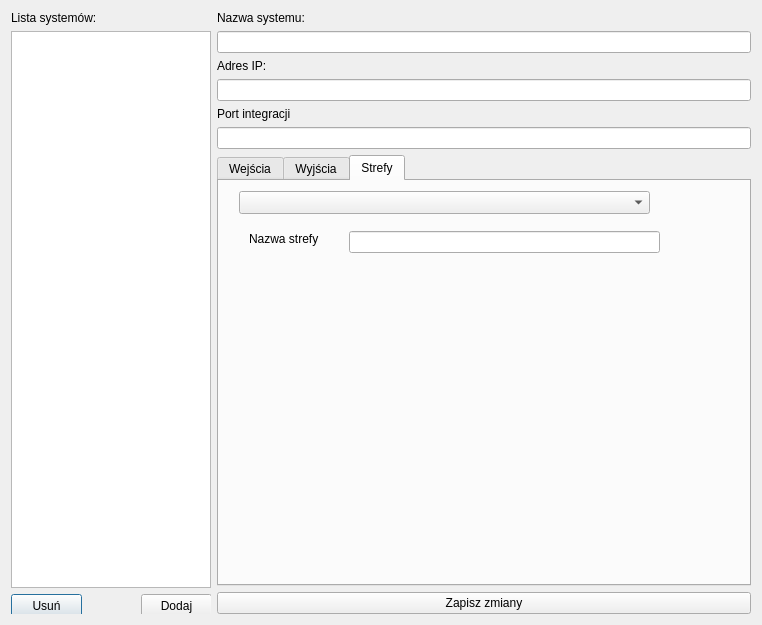
<?xml version="1.0" encoding="UTF-8"?>
<ui version="4.0">
 <class>SystemEditor</class>
 <widget class="QDialog" name="SystemEditor">
  <property name="geometry">
   <rect>
    <x>0</x>
    <y>0</y>
    <width>762</width>
    <height>625</height>
   </rect>
  </property>
  <property name="windowTitle">
   <string>Edytor systemów</string>
  </property>
  <layout class="QGridLayout" name="gridLayout">
   <item row="0" column="0">
    <layout class="QHBoxLayout" name="horizontalLayout">
     <item>
      <layout class="QVBoxLayout" name="verticalLayout">
       <item>
        <widget class="QLabel" name="label_5">
         <property name="maximumSize">
          <size>
           <width>200</width>
           <height>16777215</height>
          </size>
         </property>
         <property name="text">
          <string>Lista systemów:</string>
         </property>
        </widget>
       </item>
       <item>
        <widget class="QListWidget" name="lstSystems">
         <property name="maximumSize">
          <size>
           <width>200</width>
           <height>16777215</height>
          </size>
         </property>
         <property name="alternatingRowColors">
          <bool>true</bool>
         </property>
         <property name="selectionBehavior">
          <enum>QAbstractItemView::SelectRows</enum>
         </property>
        </widget>
       </item>
       <item>
        <widget class="QWidget" name="widget" native="true">
         <property name="minimumSize">
          <size>
           <width>0</width>
           <height>20</height>
          </size>
         </property>
         <property name="maximumSize">
          <size>
           <width>200</width>
           <height>16777215</height>
          </size>
         </property>
         <widget class="QPushButton" name="btnDelSystem">
          <property name="geometry">
           <rect>
            <x>0</x>
            <y>0</y>
            <width>71</width>
            <height>23</height>
           </rect>
          </property>
          <property name="text">
           <string>Usuń</string>
          </property>
         </widget>
         <widget class="QPushButton" name="btnAddSystem">
          <property name="geometry">
           <rect>
            <x>130</x>
            <y>0</y>
            <width>71</width>
            <height>23</height>
           </rect>
          </property>
          <property name="text">
           <string>Dodaj</string>
          </property>
         </widget>
        </widget>
       </item>
      </layout>
     </item>
     <item>
      <layout class="QVBoxLayout" name="verticalLayout_2">
       <item>
        <widget class="QLabel" name="label">
         <property name="text">
          <string>Nazwa systemu:</string>
         </property>
        </widget>
       </item>
       <item>
        <widget class="QLineEdit" name="txtSystemName"/>
       </item>
       <item>
        <widget class="QLabel" name="label_6">
         <property name="text">
          <string>Adres IP:</string>
         </property>
        </widget>
       </item>
       <item>
        <widget class="QLineEdit" name="txtIPAddress"/>
       </item>
       <item>
        <widget class="QLabel" name="label_7">
         <property name="text">
          <string>Port integracji</string>
         </property>
        </widget>
       </item>
       <item>
        <widget class="QLineEdit" name="txtIntegrationPort"/>
       </item>
       <item>
        <widget class="QTabWidget" name="tabWidget">
         <property name="currentIndex">
          <number>2</number>
         </property>
         <widget class="QWidget" name="tabDetectors">
          <attribute name="title">
           <string>Wejścia</string>
          </attribute>
          <widget class="QComboBox" name="cmbDetectors">
           <property name="geometry">
            <rect>
             <x>20</x>
             <y>10</y>
             <width>411</width>
             <height>23</height>
            </rect>
           </property>
          </widget>
          <widget class="QLabel" name="label_2">
           <property name="geometry">
            <rect>
             <x>30</x>
             <y>50</y>
             <width>101</width>
             <height>16</height>
            </rect>
           </property>
           <property name="text">
            <string>Nazwa wejścia</string>
           </property>
          </widget>
          <widget class="QLineEdit" name="txtDetectorName">
           <property name="geometry">
            <rect>
             <x>130</x>
             <y>50</y>
             <width>311</width>
             <height>22</height>
            </rect>
           </property>
          </widget>
         </widget>
         <widget class="QWidget" name="tabOuts">
          <attribute name="title">
           <string>Wyjścia</string>
          </attribute>
          <widget class="QComboBox" name="cmbOuts">
           <property name="geometry">
            <rect>
             <x>20</x>
             <y>10</y>
             <width>411</width>
             <height>23</height>
            </rect>
           </property>
          </widget>
          <widget class="QLabel" name="label_3">
           <property name="geometry">
            <rect>
             <x>30</x>
             <y>50</y>
             <width>101</width>
             <height>16</height>
            </rect>
           </property>
           <property name="text">
            <string>Nazwa wyjścia</string>
           </property>
          </widget>
          <widget class="QLineEdit" name="txtOutName">
           <property name="geometry">
            <rect>
             <x>140</x>
             <y>50</y>
             <width>311</width>
             <height>22</height>
            </rect>
           </property>
          </widget>
         </widget>
         <widget class="QWidget" name="tabZones">
          <attribute name="title">
           <string>Strefy</string>
          </attribute>
          <widget class="QComboBox" name="cmbZones">
           <property name="geometry">
            <rect>
             <x>20</x>
             <y>10</y>
             <width>411</width>
             <height>23</height>
            </rect>
           </property>
          </widget>
          <widget class="QLabel" name="label_4">
           <property name="geometry">
            <rect>
             <x>30</x>
             <y>50</y>
             <width>101</width>
             <height>16</height>
            </rect>
           </property>
           <property name="text">
            <string>Nazwa strefy</string>
           </property>
          </widget>
          <widget class="QLineEdit" name="txtZoneName">
           <property name="geometry">
            <rect>
             <x>130</x>
             <y>50</y>
             <width>311</width>
             <height>22</height>
            </rect>
           </property>
          </widget>
         </widget>
        </widget>
       </item>
       <item>
        <widget class="QPushButton" name="btnSaveChanges">
         <property name="text">
          <string>Zapisz zmiany</string>
         </property>
        </widget>
       </item>
      </layout>
     </item>
    </layout>
   </item>
  </layout>
 </widget>
 <resources/>
 <connections/>
</ui>
